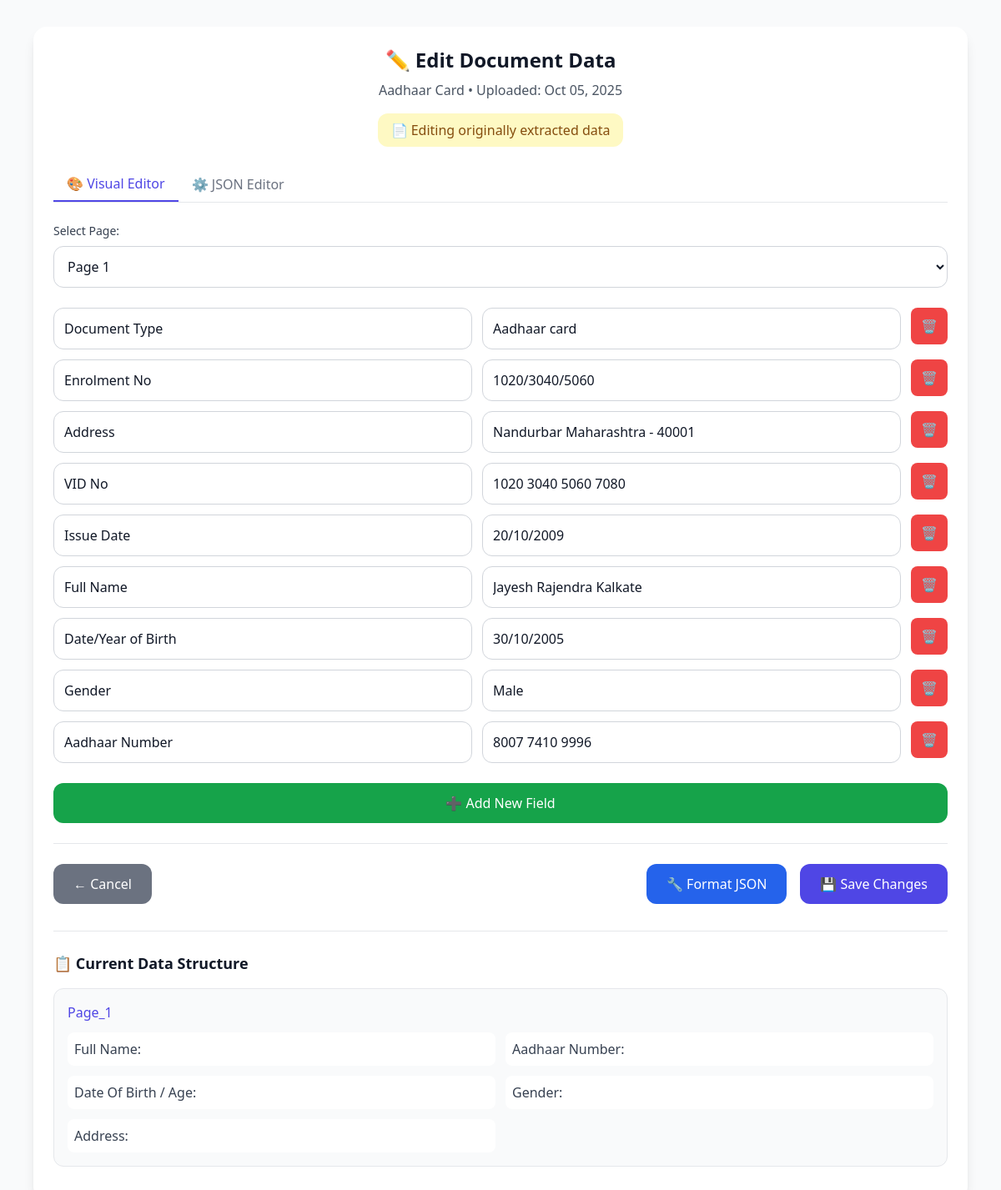
The app's page /document/2/edit/ (signed in), older data.
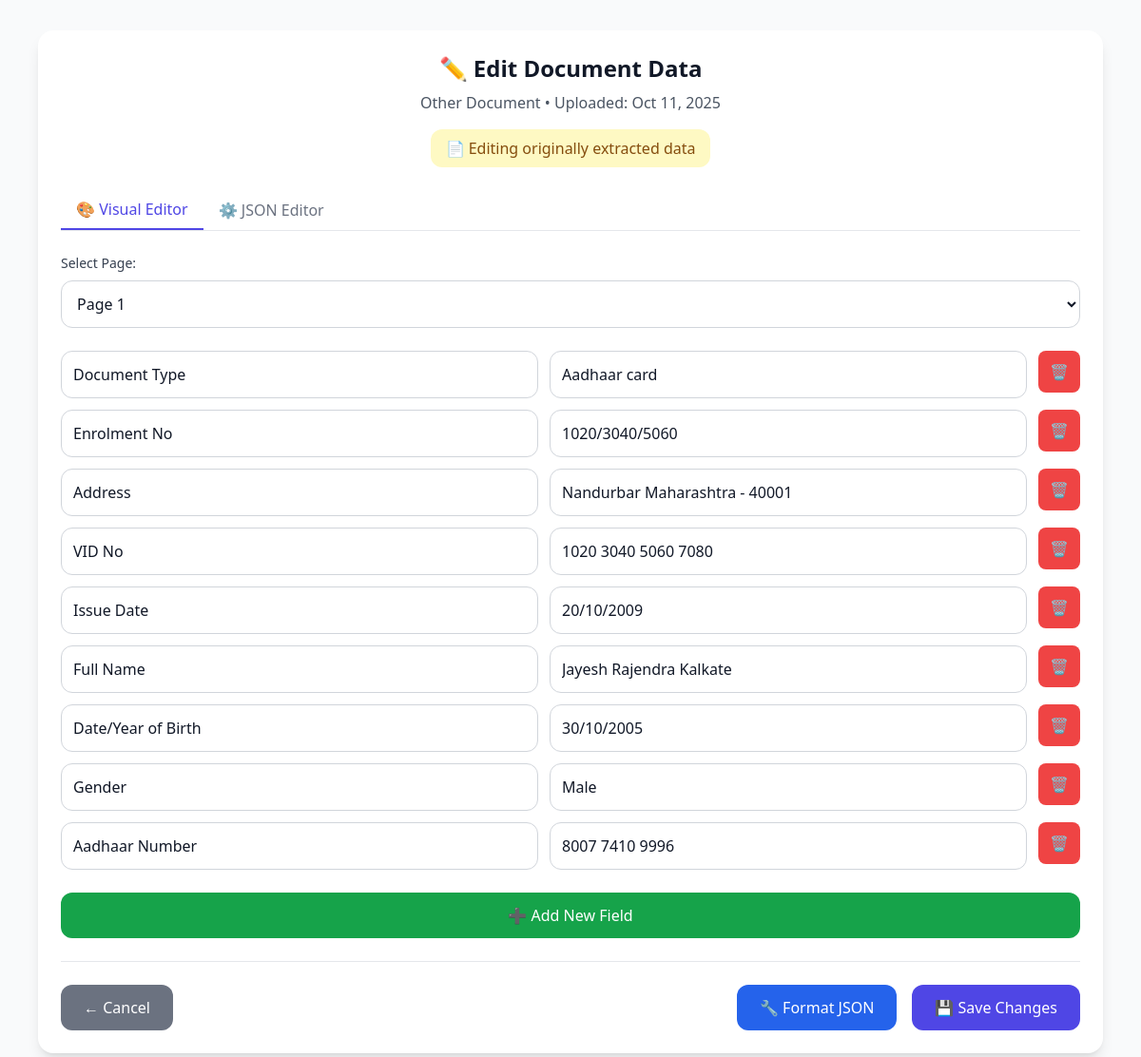
The same page, newer data.
### core/models.py (models this page shows, shortened)
class Document(models.Model):
    DOC_TYPES = [
        ("aadhaar_card", "Aadhaar Card"),
        ("pan_card", "PAN Card"),
        ("driving_license", "Driving License"),
        ("passport", "Passport"),
        ("other_document", "Other Document"),
    ]
    user = models.ForeignKey(User, on_delete=models.CASCADE, related_name="documents")
    file = models.FileField(upload_to="documents/")
    doc_type = models.CharField(
        max_length=50,
        choices=DOC_TYPES,
        default="other_document",
        blank=True,
        null=True,
    )
    extracted_text = models.TextField(blank=True, null=True)
    extracted_data = models.JSONField(default=dict, blank=True)
    user_edited_data = models.JSONField(default=dict, blank=True)
    processed = models.BooleanField(default=False)
    error_message = models.TextField(blank=True, null=True)
    quality_score = models.FloatField(blank=True, null=True)
    created_at = models.DateTimeField(auto_now_add=True)
    uploaded_at = models.DateTimeField(auto_now=True)
    objects = DocumentManager()
    class Meta:
        ordering = ["-created_at"]
    @property
    def is_edited(self):
        return bool(self.user_edited_data)
    @property
    def display_data(self):
        return self.user_edited_data if self.user_edited_data else self.extracted_data

### core/views.py (the view)
# urls.py: path("document/<int:pk>/edit/", views.edit_document, name="edit_document"),
@login_required
def edit_document(request, pk):
    document = get_object_or_404(Document, pk=pk, user=request.user)
    if request.method == "POST":
        form = DocumentEditForm(request.POST, instance=document)
        if form.is_valid():
            user_edited_data = form.cleaned_data["user_edited_data"]
            document.update_user_data(user_edited_data)
            messages.success(
                request,
                "✅ Document data updated successfully! Original extracted data has been replaced.",
            )
            return redirect("core:document_detail", pk=document.pk)
        else:
            messages.error(request, "❌ Please correct the errors below.")
    else:
        display_data = document.display_data
        form = DocumentEditForm(
            instance=document,
            initial={
                "user_edited_data": json.dumps(
                    display_data, indent=2, ensure_ascii=False
                )
            },
        )
    page_data = []
    display_data = document.display_data
    if display_data:
        for page_key, fields in display_data.items():
            if isinstance(fields, dict):
                page_data.append(
                    {
                        "page_number": page_key,
                        "fields": [
                            (k, v) for k, v in fields.items() if k != "_metadata"
                        ],
                        "metadata": fields.get("_metadata", {}),
                    }
                )
    context = {
        "document": document,
        "form": form,
        "page_data": page_data,
        "has_quality_issues": any(
            page.get("metadata", {}).get("warnings", []) for page in page_data
        ),
        "has_user_edits": document.is_edited,
    }
    return render(request, "edit_document.html", context)

### templates/edit_document.html (shortened to what the changed rows need)
{% load static %}
{% include "header.html" %}
<body class="bg-gray-50 dark:bg-gray-900 text-gray-900 dark:text-gray-100 min-h-screen">
  <main class="max-w-6xl mx-auto py-8 px-4">
    <div class="bg-white dark:bg-gray-800 rounded-2xl shadow-lg p-6">
      <div class="mb-6">
        <h1 class="text-2xl font-bold text-center mb-2">
          ✏️ Edit Document Data
        </h1>
        <p class="text-center text-gray-600 dark:text-gray-400">
          {{ document.get_doc_type_display }} • Uploaded: {{ document.created_at|date:"M d, Y" }}
        </p>
        <div class="text-center mt-4">
          <span class="inline-block px-4 py-2 rounded-xl
            {% if document.user_edited_data %}
              bg-green-100 text-green-800 dark:bg-green-900/30 dark:text-green-300
            {% else %}
              bg-yellow-100 text-yellow-800 dark:bg-yellow-900/30 dark:text-yellow-300
            {% endif %}">
          </span>
        </div>
      </div>
      {% if page_data %}
      <div class="mt-8 pt-6 border-t dark:border-gray-700">
        <h3 class="text-lg font-semibold mb-4">📋 Current Data Structure</h3>
        {% for page in page_data %}
        <div class="mb-4 border rounded-xl p-4 bg-gray-50 dark:bg-gray-700">
          <h4 class="font-medium text-indigo-600 mb-3">{{ page.page_number|capfirst }}</h4>
          <div class="grid grid-cols-1 md:grid-cols-2 gap-3">
            {% for key, value in page.fields %}
            <div class="flex justify-between items-start p-2 rounded-lg bg-white dark:bg-gray-600">
              <span class="font-medium text-gray-700 dark:text-gray-300">{{ key|title }}:</span>
            </div>
            {% endfor %}
          </div>
        </div>
        {% endfor %}
      </div>
      {% endif %}
    </div>
  </main>
</body>
{% include "footer.html" %}

Row changes from the older to the newer data that the page shows:
changed Document: doc_type "Aadhaar Card" → "Other Document"; created_at "Oct 05, 2025" → "Oct 11, 2025"
Text that changed along with them:
text no longer shown: "📋 Current Data Structure"
list line gone: "Page_1 Full Name : Aadhaar Number : Date Of Birth / Age : Gender : Address :"
